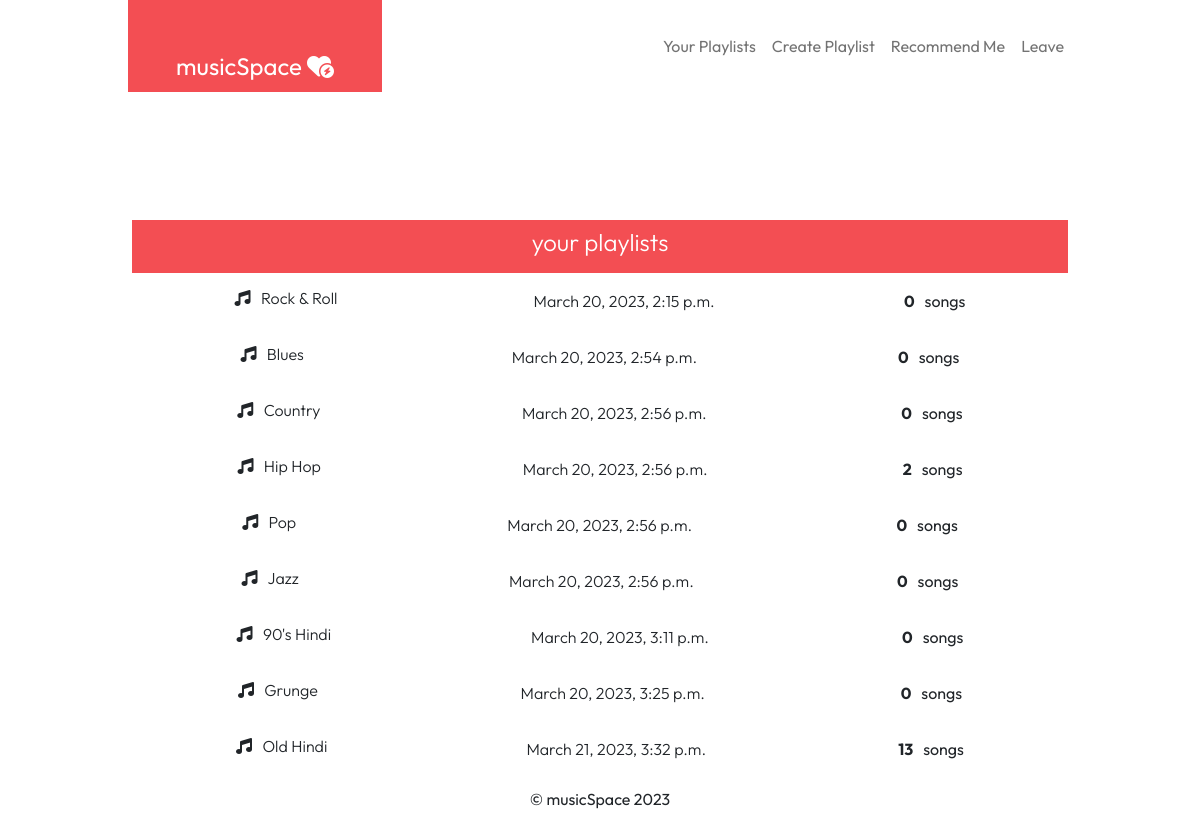
/your-playlists (signed in), run on the app's committed database.
### musicmaker/models.py (models this page shows, shortened)
class Playlist(models.Model):
    name  = models.CharField(max_length=100, null=False)
    user = models.ForeignKey(User, on_delete=models.DO_NOTHING, related_name='maker')
    created_date = models.DateTimeField(auto_now_add=True)
    views = models.IntegerField(default=1)
    @property
    def totalsongs(self):
        return Song.objects.filter(playlist=self.id).count()

### musicmaker/views.py (the view)
# urls.py: path('your-playlists', UserPlaylistView.as_view(), name='user-pl'),
class UserPlaylistView(ListView):
    model = Playlist
    template_name = 'musicmaker/userlist.html'
    def get_queryset(self):
        queryset = super().get_queryset()
        return queryset.filter(user=self.request.user)

### templates/musicmaker/userlist.html (shortened to what this page needs)
{% extends 'base.html' %}
{%load static%}
{% block bodyblock%}
<div class="mb-0 pb-0 mx-3 d-flex justify-content-end">
</div>
<div class="ms-body py-2 mt-0 mx-3">
  <h4 class="text-white text-center fw-light">your playlists</h4>
</div>
<div class="mx-3 p-2" style="height:50vh; overflow: auto;">
{% for object in object_list %}
       <div class="py-2">
        <a href="{%url 'musicmaker:pl-detail' pk=object.id%}" class="text-decoration-none text-dark">
            <div class="d-flex justify-content-around">
                <div><h6 class="fw-light"> <i class="fa-solid fa-music"></i> &nbsp; {{object.name}} &nbsp;
                </h6></div>
                <div>
                    <p class="fw-light">{{object.created_date}}</p>
                </div>
                <div> <b>{{object.totalsongs}}</b> &nbsp; songs</div>
            </div>
           </a>
       </div>
  {% empty %}
  <p class="text-muted p-5 m-5">No playlists yet.</p>
  {% endfor %}
 </div>
{%endblock%}

### templates/base.html (style rules this page uses)
* { box-sizing: border-box; font-family: "Outfit", sans-serif; scroll-behavior: smooth; }
body { height: 100%; margin: 0; overflow: hidden; }
.ms-body { background-color: #f34e53 }

### data on the page
Playlist: name "Rock & Roll", created_date "March 20, 2023, 2:15 p.m.", totalsongs "0"
Playlist: name "Blues", created_date "March 20, 2023, 2:54 p.m.", totalsongs "0"
Playlist: name "Country", created_date "March 20, 2023, 2:56 p.m.", totalsongs "0"
Playlist: name "Hip Hop", created_date "March 20, 2023, 2:56 p.m.", totalsongs "2"
Playlist: name "Pop", created_date "March 20, 2023, 2:56 p.m.", totalsongs "0"
Playlist: name "Jazz", created_date "March 20, 2023, 2:56 p.m.", totalsongs "0"
Playlist: name "90's Hindi", created_date "March 20, 2023, 3:11 p.m.", totalsongs "0"
Playlist: name "Grunge", created_date "March 20, 2023, 3:25 p.m.", totalsongs "0"
Playlist: name "Old Hindi", created_date "March 21, 2023, 3:32 p.m.", totalsongs "13"
